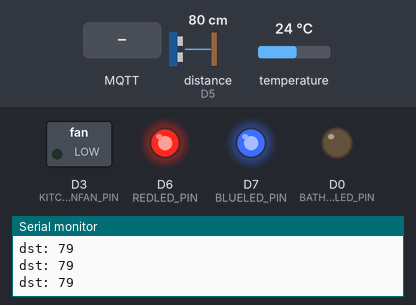
This sketch was run on a simulated ESP8266 (NodeMCU). Shown: switched loads named in the sketch (green lamp = pin HIGH), output pins drawn as LEDs (lit = HIGH), the last lines printed to the serial monitor. Wiring (inferred from the names in the program): ultrasonic range finder: trigger D5; echo D5. The inputs (shaded band) are chosen by the test bench; at power-on: temperature 24 °C, distance to the obstacle (sensor on D5) 80 cm. The echo pulse lasts 58.3 µs per cm; WiFi joins after 1.5 s; servers stay silent unless stated; no MQTT or app messages arrive unless stated.

Above: at 2.7 s.
2.8 s: MQTT message "5" arrives on the second subscribed topic
At 4.2 s:
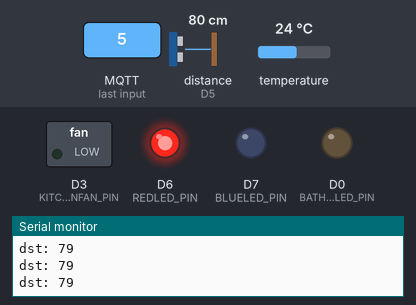
4.7 s: temperature set to 27 °C
At 6.8 s:
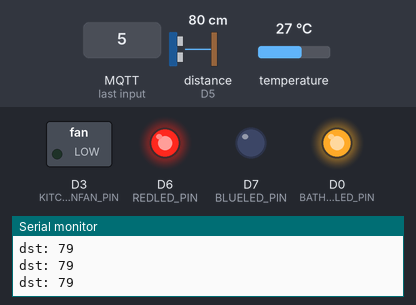
7.1 s: MQTT message "0" arrives on the second subscribed topic
At 8.5 s:
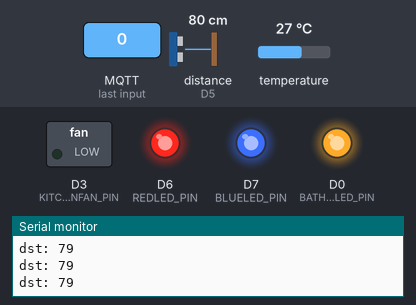
8.8 s: MQTT message "90" arrives on the second subscribed topic
At 9.8 s:
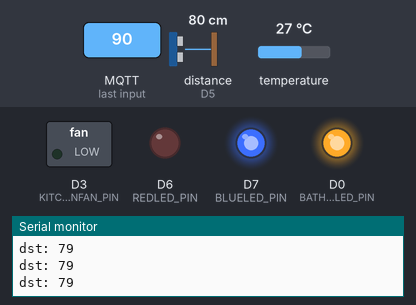
10.7 s: temperature set to 12 °C
At 12.0 s:
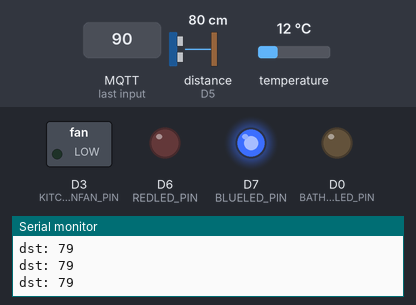
12.3 s: temperature set to 28 °C
At 13.6 s:
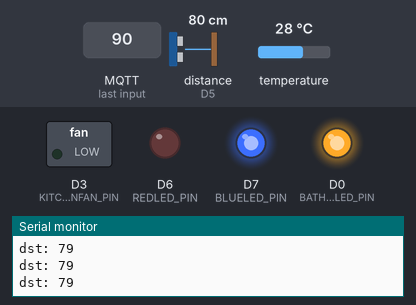
Timing chart, 0 to 15.3 s (numbered marks = the images above; inputs shaded):
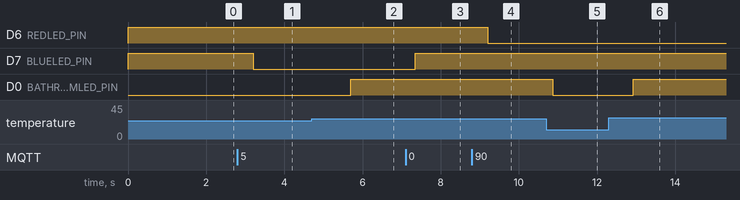

The sketch:

nodeMCU.ino
```cpp
#include <PubSubClient.h>
#include <ESP8266WiFi.h>
#include <Wire.h>
#include <Adafruit_AMG88xx.h>
#include "DHT.h"
#include "MQ7.h"

const char* ssid     = "AdamPiNetwork";
const char* password = "RaspberryPiJelszo";

const char* mqttServer = "192.168.4.1";
const int   port       = 1883;

WiFiClient wifiClient;
PubSubClient mqttClient(wifiClient);


void MQTTcallback(char* topic, byte* payload, unsigned int length);
void subscription();
void connectESP();

const int MQ7_PIN            = A0;
const int DHT_PIN            = D4;
const int KITCHENFAN_PIN     = D3;
const int BATHROOMLED_PIN    = D0;
const int DISTANCESENSOR_PIN = D5;
const int REDLED_PIN         = D6;
const int BLUELED_PIN        = D7;

const int Voltage            = 5;

int bathroomBrightness   = 0;
int distance             = 0;
int COVal                = 0;
int desiredTemperature   = 0;
float ppm                = 0;
float temperature        = 22;
float humidity           = 0;
const float coefficientA = 19.32;
const float coefficientB = -0.64;
const float v_in         = 5.0;


unsigned long MQ7TimeNow = 0;
int HighVoltagePeriod    = 6000;
int LowVoltagePeriod     = 9000;

unsigned long DHTTimeNow = 0;
int DHTMeasurePeriod     = 1000;

unsigned long AMGTimeNow = 0;
int AMGMeasurePeriod     = 1000;

MQ7 gasSensor(MQ7_PIN, Voltage);

enum MQ7States {
  HighVoltage,
  LowVoltage,
  Measure
};

MQ7States MQ7State = HighVoltage;

Adafruit_AMG88xx amg;
float pixels[AMG88xx_PIXEL_ARRAY_SIZE];


DHT DHTSensor(DHT_PIN, DHT11);


void ledHandler();
void connectPresenceSensor();
void presenceSensor();
void measureDistance();
void MQ7Measure();
void calculatePPM();
void measureTemperatureAndHumidity();
void termostat();
void fanControl();


void setup() {
  Serial.begin(115200);
  DHTSensor.begin();
  connectPresenceSensor();

  gasSensor.calibrate();

  pinMode(MQ7_PIN,              INPUT);
  pinMode(DHT_PIN,              OUTPUT);
  pinMode(KITCHENFAN_PIN,       OUTPUT);
  pinMode(BATHROOMLED_PIN,      OUTPUT);
  pinMode(DISTANCESENSOR_PIN,   OUTPUT);
  pinMode(REDLED_PIN,           OUTPUT);
  pinMode(BLUELED_PIN,          OUTPUT);

  digitalWrite(KITCHENFAN_PIN,     LOW);
  digitalWrite(BATHROOMLED_PIN,    LOW);
  digitalWrite(DISTANCESENSOR_PIN, LOW);
  digitalWrite(REDLED_PIN,         HIGH);
  digitalWrite(BLUELED_PIN,        HIGH);

  connectESP();
  subscription();

  MQ7TimeNow = millis();
}


void loop() {
  mqttClient.loop();

  presenceSensor();
  measureDistance();
  //calculatePPM();
  //measureTemperatureAndHumidity();
  termostat();
  fanControl();
}


void connectESP() {
  WiFi.begin(ssid, password);

  while (WiFi.status() != WL_CONNECTED) {
    delay(500);
    Serial.println("Csatlakozás a wifihez.");
  }

  mqttClient.setServer(mqttServer, port);
  mqttClient.setCallback(MQTTcallback);

  while (!mqttClient.connected()) {
    Serial.println("Csatlakozás a MQTT-hez.");

    if (mqttClient.connect("nodeMCU1")) {
      Serial.println("Csatlakozott a MQTT-hez.");

    } else {
      Serial.println("Hiba az mqtt csatlakozás során.");
      Serial.print("Status code: ");
      Serial.println(mqttClient.state());
      delay(500);
    }
  }
}

void subscription() {
  mqttClient.subscribe("nodeMCU1/bathroom/brightness");
  mqttClient.subscribe("nodeMCU1/kitchen/termostat");
}


void MQTTcallback(char* topic, byte* payload, unsigned int length) {
  Serial.println(topic);


  if (strcmp(topic, "nodeMCU1/bathroom/brightness") == 0) {
    payload[length] = '\n';
    bathroomBrightness = atoi((char*)payload);
  }


  if (strcmp(topic, "nodeMCU1/kitchen/termostat") == 0) {
    payload[length] = '\n';
    desiredTemperature = atoi((char*)payload);

    Serial.println(desiredTemperature);
  }
}


void ledHandler() {
  analogWrite(BATHROOMLED_PIN, bathroomBrightness);
}


void connectPresenceSensor() {
  bool status = amg.begin();
  if (!status) {
    Serial.println("Could not find a valid AMG88xx sensor, check wiring!");
    while (1);
  }
}


void presenceSensor() {
  if (millis() > AMGTimeNow + AMGMeasurePeriod) {
    AMGTimeNow = millis();

    amg.readPixels(pixels);
    float tempAVGs[8] = {0, 0, 0, 0, 0, 0, 0, 0};

    int index = 0;

    for (int i = 1; i <= AMG88xx_PIXEL_ARRAY_SIZE; i++) {

      tempAVGs[index] += pixels[i - 1];
      index++;

      if (i % 8 == 0) { index = 0; }
    }

    for (int i = 0; i < 8; i++) {
      tempAVGs[i] /= 8.0;
    }

    int counter = 0;

    for (int i = 0; i < 8; i++) {
      if (tempAVGs[i] >= 26.0) {
        counter++;
      }
    }

    if (counter > 2) {
      digitalWrite(BATHROOMLED_PIN, HIGH);
    } else {
      digitalWrite(BATHROOMLED_PIN, LOW);
    }
  }
}


void measureDistance() {
  digitalWrite(DISTANCESENSOR_PIN, HIGH);
  delayMicroseconds(2);
  digitalWrite(DISTANCESENSOR_PIN, LOW);

  pinMode(DISTANCESENSOR_PIN, INPUT);
  long duration = pulseIn(DISTANCESENSOR_PIN, HIGH);

  distance = duration * 0.034 / 2;

  Serial.println("dst: " + String(distance));

  if (distance <= 40 && distance >= 5) {
    char arrDis[50];
    String strDis = String(distance);
    strDis.toCharArray(arrDis, strDis.length() + 1);
    mqttClient.publish("Raspberry/garden/distance", arrDis);
  }

  delay(200);
  pinMode(DISTANCESENSOR_PIN, OUTPUT);
  digitalWrite(DISTANCESENSOR_PIN, LOW);
}

/*
void MQ7Measure() {
  switch (MQ7State) {
    case HighVoltage :
      if ( MQ7TimeNow + HighVoltagePeriod > millis() ) {
        analogWrite(MQ7PWM_PIN, 255);
      }
      else {
        MQ7TimeNow = millis();
        MQ7State = LowVoltage;
      }
      break;

    case LowVoltage :
      if ( MQ7TimeNow + LowVoltagePeriod > millis() ) {
        analogWrite(MQ7PWM_PIN, 73);
      }
      else {
        MQ7State = Measure;
      }
      break;

    case Measure :
      digitalWrite(MQ7PWM_PIN, HIGH);
      delay(50);


      COVal = analogRead(MQ7_PIN);

      Serial.print("raw: ");
      Serial.println(COVal);

      calculatePPM();

      Serial.print("ppm: ");
      Serial.println(ppm);

      char arrPPM[50];
      String strPPM = String(ppm);
      strPPM.toCharArray(arrPPM, strPPM.length() + 1);

      mqttClient.publish("Raspberry/livingroom/COppm", arrPPM);

      if (ppm > 15.0) {
        Serial.println("Magas CO szint");
        mqttClient.publish("Raspberry/livingroom/HIGHCO", "1");
      }

      MQ7TimeNow = millis();
      MQ7State = HighVoltage;
      break;
  }
}
*/

void calculatePPM() {

  ppm = (int)gasSensor.readPpm();

  Serial.print("ppm: ");
  Serial.println(ppm);

  char arrPPM[50];
  String strPPM = String(ppm);
  strPPM.toCharArray(arrPPM, strPPM.length() + 1);

  mqttClient.publish("Raspberry/livingroom/COppm", arrPPM);

  if (ppm > 5000.0) {
    Serial.println("Magas CO szint");
    mqttClient.publish("Raspberry/livingroom/HIGHCO", "1");
  }

  delay(1000);
}


void measureTemperatureAndHumidity() {
  if (millis() > DHTTimeNow + DHTMeasurePeriod) {
    DHTTimeNow = millis();

    humidity    = DHTSensor.readHumidity();
    temperature = DHTSensor.readTemperature();

    Serial.println("hum: " + String(humidity) + "\ntemp: " + String(temperature) );

    String strHum = String(humidity), strTemp = String(temperature);
    char arrHum[50];
    char arrTemp[50];

    strHum.toCharArray(arrHum, strHum.length() + 1);
    strTemp.toCharArray(arrTemp, strTemp.length() + 1);

    mqttClient.publish("Raspberry/bathroom/humidity",    arrHum);
    mqttClient.publish("Raspberry/bathroom/temperature", arrTemp);
  }
}


void termostat() {
  if (desiredTemperature == 0 || temperature == desiredTemperature) {
    digitalWrite(REDLED_PIN,  HIGH);
    digitalWrite(BLUELED_PIN, HIGH);
  } else if (temperature < desiredTemperature) {
    digitalWrite(REDLED_PIN,  LOW);
    digitalWrite(BLUELED_PIN, HIGH);
  } else {
    digitalWrite(REDLED_PIN,  HIGH);
    digitalWrite(BLUELED_PIN, LOW);
  }
}


void fanControl() {
  int fanpwm = 0;
  if (ppm > 5000.0) {
    fanpwm = map((int)ppm, 5000, 40000, 90, 200);
  }
  if (humidity > 65) {
    fanpwm = map(humidity, 65, 80, 90, 200);
  }

  analogWrite(KITCHENFAN_PIN, fanpwm);
}
```

Measured:
- the behaviour switches between 25 and 26 °C on temperature (found by bisection; images 1 and 2)
- after the input at 2.8 s, D7 (BLUELED_PIN): HIGH → LOW after 0.41 s
- after the input at 4.7 s, D0 (BATHROOMLED_PIN): LOW → HIGH after 0.99 s
- after the input at 7.1 s, D7 (BLUELED_PIN): LOW → HIGH after 0.24 s
- after the input at 8.8 s, D6 (REDLED_PIN): HIGH → LOW after 0.41 s
- after the input at 10.7 s, D0 (BATHROOMLED_PIN): HIGH → LOW after 0.16 s
- after the input at 12.3 s, D0 (BATHROOMLED_PIN): LOW → HIGH after 0.63 s
